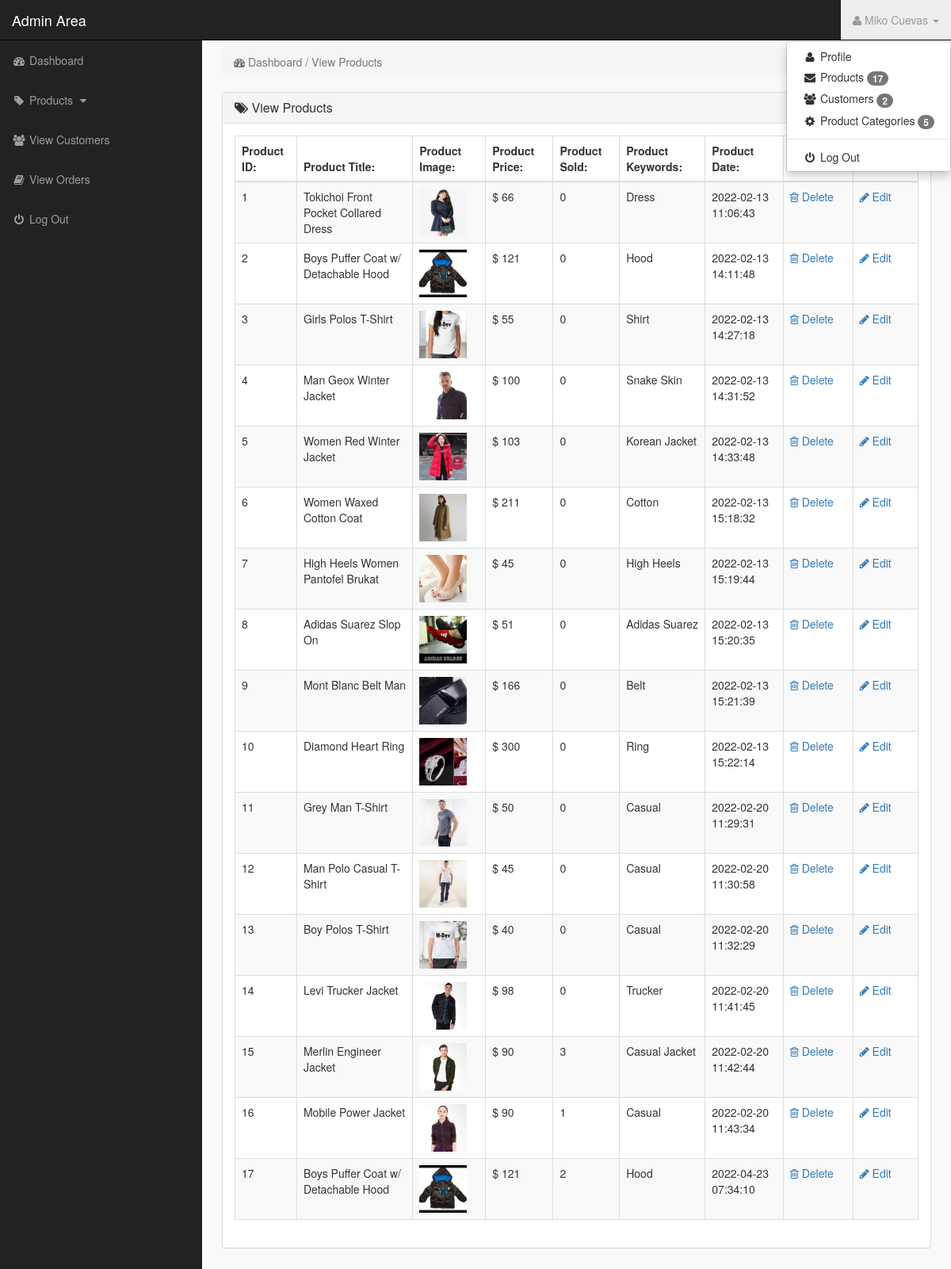
Page /admin_area/index.php?view_products (signed in) on the committed database.
### tables this page shows
CREATE TABLE `products` (
  `product_id` int NOT NULL,
  `p_cat_id` int NOT NULL,
  `cat_id` int NOT NULL,
  `date` timestamp NOT NULL,
  `product_title` text NOT NULL,
  `product_img1` text NOT NULL,
  `product_img2` text NOT NULL,
  `product_img3` text NOT NULL,
  `product_price` int NOT NULL,
  `product_keywords` text NOT NULL,
  `product_desc` text NOT NULL
);

### admin_area/view_products.php (the view, shortened to what this page needs)
<?php
    if(!isset($_SESSION['admin_email'])){
        echo "<script>window.open('login.php','_self')</script>";
    }else{
?>
<div class="row">
    <div class="col-lg-12">
        <ol class="breadcrumb">
            <li class="active">
                <i class="fa fa-dashboard"></i> Dashboard / View Products
            </li>
        </ol>
    </div>
</div>
<div class="row">
    <div class="col-lg-12">
        <div class="panel panel-default">
            <div class="panel-heading">
               <h3 class="panel-title">
                   <i class="fa fa-tags"></i>  View Products
               </h3>
            </div>
            <div class="panel-body">
                <div class="table-responsive">
                    <table class="table table-striped table-bordered table-hover">
                        <thead>
                            <tr>
                                <th> Product ID: </th>
                                <th> Product Title: </th>
                                <th> Product Image: </th>
                                <th> Product Price: </th>
                                <th> Product Sold: </th>
                                <th> Product Keywords: </th>
                                <th> Product Date: </th>
                                <th> Product Delete: </th>
                                <th> Product Edit: </th>
                            </tr>
                        </thead>
                        <tbody>
                            <?php
                                $i=0;
                                $get_pro = "select * from products";
                                $run_pro = $pdo->query($get_pro);
                                while($row_pro=$run_pro->fetch()){
                                    $pro_id = $row_pro['product_id'];
                                    $pro_title = $row_pro['product_title'];
                                    $pro_img1 = $row_pro['product_img1'];
                                    $pro_price = $row_pro['product_price'];
                                    $pro_keywords = $row_pro['product_keywords'];
                                    $pro_date = $row_pro['date'];
                                    $i++;
                            ?>
                            <tr>
                                <td> <?php echo $i; ?> </td>
                                <td> <?php echo $pro_title; ?> </td>
                                <td> <img src="product_images/<?php echo $pro_img1; ?>" width="60" height="60"></td>
                                <td> $ <?php echo $pro_price; ?> </td>
                                <td> <?php
                                        $get_sold = "select * from pending_orders where product_id='$pro_id'";
                                        $run_sold = $pdo->query($get_sold);
                                        $count = $run_sold->rowCount();
                                        echo $count;
                                     ?>
                                </td>
                                <td> <?php echo $pro_keywords; ?> </td>
                                <td> <?php echo $pro_date ?> </td>
                                <td>
                                     <a href="index.php?delete_product=<?php echo $pro_id; ?>">
                                        <i class="fa fa-trash-o"></i> Delete
                                     </a>
                                </td>
                                <td>
                                     <a href="index.php?edit_product=<?php echo $pro_id; ?>">
                                        <i class="fa fa-pencil"></i> Edit
                                     </a>
                                </td>
                            </tr>
                            <?php } ?>
                        </tbody>
                    </table>
                </div>
            </div>
        </div>
    </div>
</div>
<?php } ?>

### admin_area/includes/sidebar.php (shortened to what this page needs)
<?php
    if(!isset($_SESSION['admin_email'])){
        echo "<script>window.open('login.php','_self')</script>";
    }else{
?>
<nav class="navbar navbar-inverse navbar-fixed-top">
    <div class="navbar-header">
        <a href="index.php?dashboard" class="navbar-brand">Admin Area</a>
    </div>
    <ul class="nav navbar-right top-nav">
        <li class="dropdown open">
            <a href="#" class="dropdown-toggle" data-toggle="dropdown">
                <i class="fa fa-user"></i> <?php echo $admin_name;  ?> <b class="caret"></b>
            </a>
            <ul class="dropdown-menu">
                <li>
                    <a href="index.php?user_profile=<?php echo $admin_id; ?>">
                        <i class="fa fa-fw fa-user"></i> Profile
                    </a>
                </li>
                <li>
                    <a href="index.php?view_products">
                        <i class="fa fa-fw fa-envelope"></i> Products
                        <span class="badge"><?php echo $count_products; ?></span>
                    </a>
                </li>
                <li>
                    <a href="index.php?view_customers">
                        <i class="fa fa-fw fa-users"></i> Customers
                        <span class="badge"><?php echo $count_customers; ?></span>
                    </a>
                </li>
                <li>
                    <a href="index.php?view_cats">
                        <i class="fa fa-fw fa-gear"></i> Product Categories
                        <span class="badge"><?php echo $count_p_categories; ?></span>
                    </a>
                </li>
                <li class="divider"></li>
                <li>
                    <a href="logout.php">
                        <i class="fa fa-fw fa-power-off"></i> Log Out
                    </a>
                </li>
            </ul>
        </li>
    </ul>
    <div class="collapse navbar-collapse navbar-ex1-collapse">
        <ul class="nav navbar-nav side-nav">
            <li>
                <a href="index.php?dashboard">
                        <i class="fa fa-fw fa-dashboard"></i> Dashboard
                </a>
            </li>
            <li>
                <a href="#" data-toggle="collapse" data-target="#products">
                        <i class="fa fa-fw fa-tag"></i> Products
                        <i class="fa fa-fw fa-caret-down"></i>
                </a>
            </li>
            <li>
                <a href="index.php?view_customers">
                    <i class="fa fa-fw fa-users"></i> View Customers
                </a>
            </li>
            <li>
                <a href="index.php?view_orders">
                    <i class="fa fa-fw fa-book"></i> View Orders
                </a>
            </li>
            <li>
                <a href="logout.php">
                    <i class="fa fa-fw fa-power-off"></i> Log Out
                </a>
            </li>
        </ul>
    </div>
</nav>
<?php } ?>

### admin_area/css/style.css (style rules this page uses)
body { margin-top: 100px; }
@media (min-width: 768px) { body { margin-top: 50px; } }
.top-nav { padding: 0 15px; }
.top-nav>li { float: left; display: inline-block; }
.top-nav>li>a { color: #999999; line-height: 20px; padding-top: 15px; padding-bottom: 15px; }
@media (min-width: 768px) { .side-nav { position: fixed; top: 51px; bottom: 0; width: 255px; overflow-y: auto; overflow-x: hidden; background-color: #222222; padding-bottom: 40px; border-radius: 0; } }
@media (min-width: 768px) { .side-nav>li>a { width: 255px; } }
.panel-body { border-radius: 5px; }

### rows in the picture
products: product_title "Tokichoi Front Pocket Collared Dress", product_img1 (picture), product_price "66", count "0", product_keywords "Dress", date "2022-02-13 11:06:43"
products: product_title "Boys Puffer Coat w/ Detachable Hood", product_img1 (picture), product_price "121", count "0", product_keywords "Hood", date "2022-02-13 14:11:48"
products: product_title "Girls Polos T-Shirt", product_img1 (picture), product_price "55", count "0", product_keywords "Shirt", date "2022-02-13 14:27:18"
products: product_title "Man Geox Winter Jacket", product_img1 (picture), product_price "100", count "0", product_keywords "Snake Skin", date "2022-02-13 14:31:52"
products: product_title "Women Red Winter Jacket", product_img1 (picture), product_price "103", count "0", product_keywords "Korean Jacket", date "2022-02-13 14:33:48"
products: product_title "Women Waxed Cotton Coat", product_img1 (picture), product_price "211", count "0", product_keywords "Cotton", date "2022-02-13 15:18:32"
products: product_title "High Heels Women Pantofel Brukat", product_img1 (picture), product_price "45", count "0", product_keywords "High Heels", date "2022-02-13 15:19:44"
products: product_title "Adidas Suarez Slop On", product_img1 (picture), product_price "51", count "0", product_keywords "Adidas Suarez", date "2022-02-13 15:20:35"
products: product_title "Mont Blanc Belt Man", product_img1 (picture), product_price "166", count "0", product_keywords "Belt", date "2022-02-13 15:21:39"
products: product_title "Diamond Heart Ring", product_img1 (picture), product_price "300", count "0", product_keywords "Ring", date "2022-02-13 15:22:14"
products: product_title "Grey Man T-Shirt", product_img1 (picture), product_price "50", count "0", product_keywords "Casual", date "2022-02-20 11:29:31"
products: product_title "Man Polo Casual T-Shirt", product_img1 (picture), product_price "45", count "0", product_keywords "Casual", date "2022-02-20 11:30:58"
products: product_title "Boy Polos T-Shirt", product_img1 (picture), product_price "40", count "0", product_keywords "Casual", date "2022-02-20 11:32:29"
products: product_title "Levi Trucker Jacket", product_img1 (picture), product_price "98", count "0", product_keywords "Trucker", date "2022-02-20 11:41:45"
products: product_title "Merlin Engineer Jacket", product_img1 (picture), product_price "90", count "3", product_keywords "Casual Jacket", date "2022-02-20 11:42:44"
products: product_title "Mobile Power Jacket", product_img1 (picture), product_price "90", count "1", product_keywords "Casual", date "2022-02-20 11:43:34"
products: product_title "Boys Puffer Coat w/ Detachable Hood", product_img1 (picture), product_price "121", count "2", product_keywords "Hood", date "2022-04-23 07:34:10"

### other values in the picture
$admin_name "Miko Cuevas"
$count_products "17"
$count_customers "2"
$count_p_categories "5"
